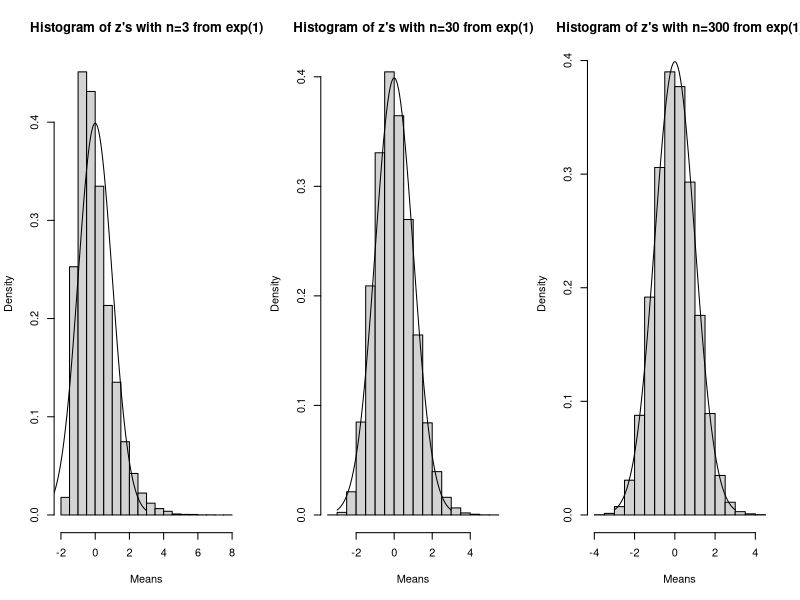

Recreate this plot in R.
################################################################################
##R script to introduce convergence in distribution
##Justin Post - 2017
################################################################################

#Simulate N samples of size n from an exp(1) distribution
n<-c(3,30,300)
N<-50000

#list to save data values in
data<-list()
for(i in 1:length(n)){ 	data[[i]]<-matrix(0,nrow=N,ncol=n[i]) }

#Create the data - loop over sample sizes
for (j in 1:length(n)){	#loop over data sets
	for (i in 1:N){ 	
		data[[j]][i,]<-rexp(n=n[j])	
	} 
}

#mean and variance for exp(1)
mu<-sigma<-1

par(mfrow=c(1,3))

#calculate the z statistic for each set of samples
means1<-apply(X=data[[1]],FUN=function(data){(mean(data)-mu)/(sigma/sqrt(n[1]))},MARGIN=1)
hist(means1,main=paste("Histogram of z's with n=",n[1]," from exp(1)",sep=""),xlab="Means",prob=T)
lines(seq(from=-3,to=3,by=0.01),dnorm(seq(from=-3,to=3,by=0.01)))

means2<-apply(X=data[[2]],FUN=function(data){(mean(data)-mu)/(sigma/sqrt(n[2]))},MARGIN=1)
hist(means2,main=paste("Histogram of z's with n=",n[2]," from exp(1)",sep=""),xlab="Means",prob=T)
lines(seq(from=-3,to=3,by=0.01),dnorm(seq(from=-3,to=3,by=0.01)))

means3<-apply(X=data[[3]],FUN=function(data){(mean(data)-mu)/(sigma/sqrt(n[3]))},MARGIN=1)
hist(means3,main=paste("Histogram of z's with n=",n[3]," from exp(1)",sep=""),xlab="Means",prob=T)
lines(seq(from=-3,to=3,by=0.01),dnorm(seq(from=-3,to=3,by=0.01)))
